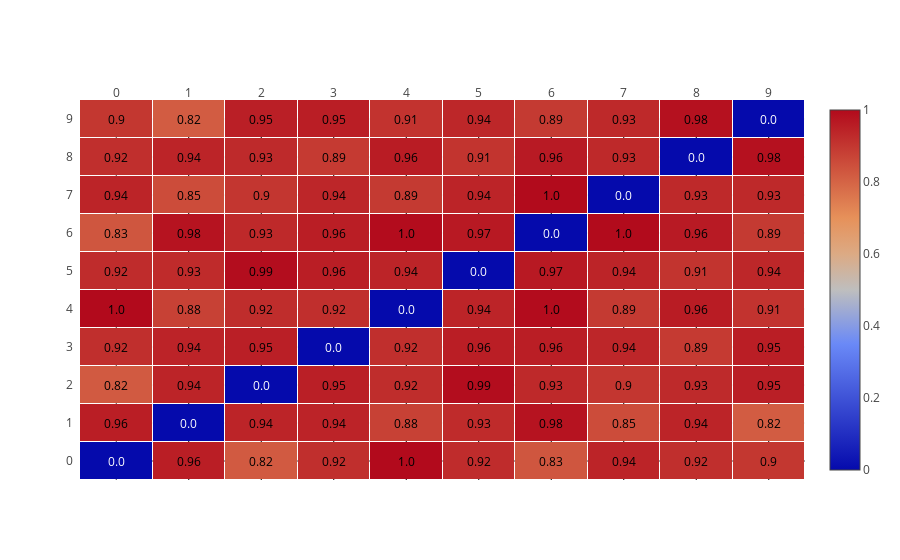

The code cell stored with this chart in its notebook:
### Markdown cell above
### Alternativa a PyLDAvis (opcional)

Para entender diferencia entre tópicos también se puede usar un *heatmap*, en el que cada celda representa la "distancia" entre dos tópicos. 

Este, unido a las *Estadísticas de Modelo de tópicos* mencionadas abajo, provee la misma información que PyLDAvis.

### Code cell
import plotly.figure_factory as ff

k = modelo.num_topics
diferencia, notas = modelo.diff(modelo, distance="hellinger", annotation=False)
anno_text = np.around(diferencia, decimals=2)

fig = ff.create_annotated_heatmap(z=diferencia, annotation_text=anno_text, 
                                  x=list(range(k)), y=list(range(k)), xgap=1, ygap=1,
                                  showscale=True, 
                                  )

pyo.iplot(fig)

### Figure 1 — Plotly figure (JSON) as saved in the notebook; plotly's stock layout.template omitted (floating-point values rounded to 4 significant figures)
{"data": [{"colorscale": "RdBu", "reversescale": false, "showscale": true, "type": "heatmap", "uid": "715c8fab-9e6b-4634-bc80-3ee28949d489", "x": [0, 1, 2, 3, 4, 5, 6, 7, 8, 9], "xgap": 1, "y": [0, 1, 2, 3, 4, 5, 6, 7, 8, 9], "ygap": 1, "z": [[0, 0.9558, 0.8226, 0.9175, 1, 0.925, 0.8322, 0.9429, 0.9171, 0.9011], [0.9558, 0, 0.9422, 0.9442, 0.8775, 0.9277, 0.9797, 0.8528, 0.9425, 0.8181], [0.8226, 0.9422, 0, 0.9539, 0.9228, 0.9923, 0.9315, 0.9033, 0.9288, 0.9522], [0.9175, 0.9442, 0.9539, 0, 0.9169, 0.9554, 0.9558, 0.9368, 0.8926, 0.9546], [1, 0.8775, 0.9228, 0.9169, 0, 0.9421, 0.9965, 0.894, 0.9597, 0.9088], [0.925, 0.9277, 0.9923, 0.9554, 0.9421, 0, 0.9662, 0.9429, 0.9065, 0.9353], [0.8322, 0.9797, 0.9315, 0.9558, 0.9965, 0.9662, 0, 0.9988, 0.9635, 0.8941], [0.9429, 0.8528, 0.9033, 0.9368, 0.894, 0.9429, 0.9988, 0, 0.9318, 0.9302], [0.9171, 0.9425, 0.9288, 0.8926, 0.9597, 0.9065, 0.9635, 0.9318, 0, 0.9842], [0.9011, 0.8181, 0.9522, 0.9546, 0.9088, 0.9353, 0.8941, 0.9302, 0.9842, 0]]}], "layout": {"annotations": [{"font": {"color": "#FFFFFF"}, "showarrow": false, "text": "0.0", "x": 0, "xref": "x", "y": 0, "yref": "y"}, {"font": {"color": "#000000"}, "showarrow": false, "text": "0.96", "x": 1, "xref": "x", "y": 0, "yref": "y"}, {"font": {"color": "#000000"}, "showarrow": false, "text": "0.82", "x": 2, "xref": "x", "y": 0, "yref": "y"}, {"font": {"color": "#000000"}, "showarrow": false, "text": "0.92", "x": 3, "xref": "x", "y": 0, "yref": "y"}, {"font": {"color": "#000000"}, "showarrow": false, "text": "1.0", "x": 4, "xref": "x", "y": 0, "yref": "y"}, {"font": {"color": "#000000"}, "showarrow": false, "text": "0.92", "x": 5, "xref": "x", "y": 0, "yref": "y"}, {"font": {"color": "#000000"}, "showarrow": false, "text": "0.83", "x": 6, "xref": "x", "y": 0, "yref": "y"}, {"font": {"color": "#000000"}, "showarrow": false, "text": "0.94", "x": 7, "xref": "x", "y": 0, "yref": "y"}, {"font": {"color": "#000000"}, "showarrow": false, "text": "0.92", "x": 8, "xref": "x", "y": 0, "yref": "y"}, {"font": {"color": "#000000"}, "showarrow": false, "text": "0.9", "x": 9, "xref": "x", "y": 0, "yref": "y"}, {"font": {"color": "#000000"}, "showarrow": false, "text": "0.96", "x": 0, "xref": "x", "y": 1, "yref": "y"}, {"font": {"color": "#FFFFFF"}, "showarrow": false, "text": "0.0", "x": 1, "xref": "x", "y": 1, "yref": "y"}, {"font": {"color": "#000000"}, "showarrow": false, "text": "0.94", "x": 2, "xref": "x", "y": 1, "yref": "y"}, {"font": {"color": "#000000"}, "showarrow": false, "text": "0.94", "x": 3, "xref": "x", "y": 1, "yref": "y"}, {"font": {"color": "#000000"}, "showarrow": false, "text": "0.88", "x": 4, "xref": "x", "y": 1, "yref": "y"}, {"font": {"color": "#000000"}, "showarrow": false, "text": "0.93", "x": 5, "xref": "x", "y": 1, "yref": "y"}, {"font": {"color": "#000000"}, "showarrow": false, "text": "0.98", "x": 6, "xref": "x", "y": 1, "yref": "y"}, {"font": {"color": "#000000"}, "showarrow": false, "text": "0.85", "x": 7, "xref": "x", "y": 1, "yref": "y"}, {"font": {"color": "#000000"}, "showarrow": false, "text": "0.94", "x": 8, "xref": "x", "y": 1, "yref": "y"}, {"font": {"color": "#000000"}, "showarrow": false, "text": "0.82", "x": 9, "xref": "x", "y": 1, "yref": "y"}, {"font": {"color": "#000000"}, "showarrow": false, "text": "0.82", "x": 0, "xref": "x", "y": 2, "yref": "y"}, {"font": {"color": "#000000"}, "showarrow": false, "text": "0.94", "x": 1, "xref": "x", "y": 2, "yref": "y"}, {"font": {"color": "#FFFFFF"}, "showarrow": false, "text": "0.0", "x": 2, "xref": "x", "y": 2, "yref": "y"}, {"font": {"color": "#000000"}, "showarrow": false, "text": "0.95", "x": 3, "xref": "x", "y": 2, "yref": "y"}, {"font": {"color": "#000000"}, "showarrow": false, "text": "0.92", "x": 4, "xref": "x", "y": 2, "yref": "y"}, {"font": {"color": "#000000"}, "showarrow": false, "text": "0.99", "x": 5, "xref": "x", "y": 2, "yref": "y"}, {"font": {"color": "#000000"}, "showarrow": false, "text": "0.93", "x": 6, "xref": "x", "y": 2, "yref": "y"}, {"font": {"color": "#000000"}, "showarrow": false, "text": "0.9", "x": 7, "xref": "x", "y": 2, "yref": "y"}, {"font": {"color": "#000000"}, "showarrow": false, "text": "0.93", "x": 8, "xref": "x", "y": 2, "yref": "y"}, {"font": {"color": "#000000"}, "showarrow": false, "text": "0.95", "x": 9, "xref": "x", "y": 2, "yref": "y"}, {"font": {"color": "#000000"}, "showarrow": false, "text": "0.92", "x": 0, "xref": "x", "y": 3, "yref": "y"}, {"font": {"color": "#000000"}, "showarrow": false, "text": "0.94", "x": 1, "xref": "x", "y": 3, "yref": "y"}, {"font": {"color": "#000000"}, "showarrow": false, "text": "0.95", "x": 2, "xref": "x", "y": 3, "yref": "y"}, {"font": {"color": "#FFFFFF"}, "showarrow": false, "text": "0.0", "x": 3, "xref": "x", "y": 3, "yref": "y"}, {"font": {"color": "#000000"}, "showarrow": false, "text": "0.92", "x": 4, "xref": "x", "y": 3, "yref": "y"}, {"font": {"color": "#000000"}, "showarrow": false, "text": "0.96", "x": 5, "xref": "x", "y": 3, "yref": "y"}, {"font": {"color": "#000000"}, "showarrow": false, "text": "0.96", "x": 6, "xref": "x", "y": 3, "yref": "y"}, {"font": {"color": "#000000"}, "showarrow": false, "text": "0.94", "x": 7, "xref": "x", "y": 3, "yref": "y"}, {"font": {"color": "#000000"}, "showarrow": false, "text": "0.89", "x": 8, "xref": "x", "y": 3, "yref": "y"}, {"font": {"color": "#000000"}, "showarrow": false, "text": "0.95", "x": 9, "xref": "x", "y": 3, "yref": "y"}, {"font": {"color": "#000000"}, "showarrow": false, "text": "1.0", "x": 0, "xref": "x", "y": 4, "yref": "y"}, {"font": {"color": "#000000"}, "showarrow": false, "text": "0.88", "x": 1, "xref": "x", "y": 4, "yref": "y"}, {"font": {"color": "#000000"}, "showarrow": false, "text": "0.92", "x": 2, "xref": "x", "y": 4, "yref": "y"}, {"font": {"color": "#000000"}, "showarrow": false, "text": "0.92", "x": 3, "xref": "x", "y": 4, "yref": "y"}, {"font": {"color": "#FFFFFF"}, "showarrow": false, "text": "0.0", "x": 4, "xref": "x", "y": 4, "yref": "y"}, {"font": {"color": "#000000"}, "showarrow": false, "text": "0.94", "x": 5, "xref": "x", "y": 4, "yref": "y"}, {"font": {"color": "#000000"}, "showarrow": false, "text": "1.0", "x": 6, "xref": "x", "y": 4, "yref": "y"}, {"font": {"color": "#000000"}, "showarrow": false, "text": "0.89", "x": 7, "xref": "x", "y": 4, "yref": "y"}, {"font": {"color": "#000000"}, "showarrow": false, "text": "0.96", "x": 8, "xref": "x", "y": 4, "yref": "y"}, {"font": {"color": "#000000"}, "showarrow": false, "text": "0.91", "x": 9, "xref": "x", "y": 4, "yref": "y"}, {"font": {"color": "#000000"}, "showarrow": false, "text": "0.92", "x": 0, "xref": "x", "y": 5, "yref": "y"}, {"font": {"color": "#000000"}, "showarrow": false, "text": "0.93", "x": 1, "xref": "x", "y": 5, "yref": "y"}, {"font": {"color": "#000000"}, "showarrow": false, "text": "0.99", "x": 2, "xref": "x", "y": 5, "yref": "y"}, {"font": {"color": "#000000"}, "showarrow": false, "text": "0.96", "x": 3, "xref": "x", "y": 5, "yref": "y"}, {"font": {"color": "#000000"}, "showarrow": false, "text": "0.94", "x": 4, "xref": "x", "y": 5, "yref": "y"}, {"font": {"color": "#FFFFFF"}, "showarrow": false, "text": "0.0", "x": 5, "xref": "x", "y": 5, "yref": "y"}, {"font": {"color": "#000000"}, "showarrow": false, "text": "0.97", "x": 6, "xref": "x", "y": 5, "yref": "y"}, {"font": {"color": "#000000"}, "showarrow": false, "text": "0.94", "x": 7, "xref": "x", "y": 5, "yref": "y"}, {"font": {"color": "#000000"}, "showarrow": false, "text": "0.91", "x": 8, "xref": "x", "y": 5, "yref": "y"}, {"font": {"color": "#000000"}, "showarrow": false, "text": "0.94", "x": 9, "xref": "x", "y": 5, "yref": "y"}, {"font": {"color": "#000000"}, "showarrow": false, "text": "0.83", "x": 0, "xref": "x", "y": 6, "yref": "y"}, {"font": {"color": "#000000"}, "showarrow": false, "text": "0.98", "x": 1, "xref": "x", "y": 6, "yref": "y"}, {"font": {"color": "#000000"}, "showarrow": false, "text": "0.93", "x": 2, "xref": "x", "y": 6, "yref": "y"}, {"font": {"color": "#000000"}, "showarrow": false, "text": "0.96", "x": 3, "xref": "x", "y": 6, "yref": "y"}, {"font": {"color": "#000000"}, "showarrow": false, "text": "1.0", "x": 4, "xref": "x", "y": 6, "yref": "y"}, {"font": {"color": "#000000"}, "showarrow": false, "text": "0.97", "x": 5, "xref": "x", "y": 6, "yref": "y"}, {"font": {"color": "#FFFFFF"}, "showarrow": false, "text": "0.0", "x": 6, "xref": "x", "y": 6, "yref": "y"}, {"font": {"color": "#000000"}, "showarrow": false, "text": "1.0", "x": 7, "xref": "x", "y": 6, "yref": "y"}, {"font": {"color": "#000000"}, "showarrow": false, "text": "0.96", "x": 8, "xref": "x", "y": 6, "yref": "y"}, {"font": {"color": "#000000"}, "showarrow": false, "text": "0.89", "x": 9, "xref": "x", "y": 6, "yref": "y"}, {"font": {"color": "#000000"}, "showarrow": false, "text": "0.94", "x": 0, "xref": "x", "y": 7, "yref": "y"}, {"font": {"color": "#000000"}, "showarrow": false, "text": "0.85", "x": 1, "xref": "x", "y": 7, "yref": "y"}, {"font": {"color": "#000000"}, "showarrow": false, "text": "0.9", "x": 2, "xref": "x", "y": 7, "yref": "y"}, {"font": {"color": "#000000"}, "showarrow": false, "text": "0.94", "x": 3, "xref": "x", "y": 7, "yref": "y"}, {"font": {"color": "#000000"}, "showarrow": false, "text": "0.89", "x": 4, "xref": "x", "y": 7, "yref": "y"}, {"font": {"color": "#000000"}, "showarrow": false, "text": "0.94", "x": 5, "xref": "x", "y": 7, "yref": "y"}, {"font": {"color": "#000000"}, "showarrow": false, "text": "1.0", "x": 6, "xref": "x", "y": 7, "yref": "y"}, {"font": {"color": "#FFFFFF"}, "showarrow": false, "text": "0.0", "x": 7, "xref": "x", "y": 7, "yref": "y"}, {"font": {"color": "#000000"}, "showarrow": false, "text": "0.93", "x": 8, "xref": "x", "y": 7, "yref": "y"}, {"font": {"color": "#000000"}, "showarrow": false, "text": "0.93", "x": 9, "xref": "x", "y": 7, "yref": "y"}, {"font": {"color": "#000000"}, "showarrow": false, "text": "0.92", "x": 0, "xref": "x", "y": 8, "yref": "y"}, {"font": {"color": "#000000"}, "showarrow": false, "text": "0.94", "x": 1, "xref": "x", "y": 8, "yref": "y"}, {"font": {"color": "#000000"}, "showarrow": false, "text": "0.93", "x": 2, "xref": "x", "y": 8, "yref": "y"}, {"font": {"color": "#000000"}, "showarrow": false, "text": "0.89", "x": 3, "xref": "x", "y": 8, "yref": "y"}, {"font": {"color": "#000000"}, "showarrow": false, "text": "0.96", "x": 4, "xref": "x", "y": 8, "yref": "y"}, {"font": {"color": "#000000"}, "showarrow": false, "text": "0.91", "x": 5, "xref": "x", "y": 8, "yref": "y"}, {"font": {"color": "#000000"}, "showarrow": false, "text": "0.96", "x": 6, "xref": "x", "y": 8, "yref": "y"}, {"font": {"color": "#000000"}, "showarrow": false, "text": "0.93", "x": 7, "xref": "x", "y": 8, "yref": "y"}, {"font": {"color": "#FFFFFF"}, "showarrow": false, "text": "0.0", "x": 8, "xref": "x", "y": 8, "yref": "y"}, {"font": {"color": "#000000"}, "showarrow": false, "text": "0.98", "x": 9, "xref": "x", "y": 8, "yref": "y"}, {"font": {"color": "#000000"}, "showarrow": false, "text": "0.9", "x": 0, "xref": "x", "y": 9, "yref": "y"}, {"font": {"color": "#000000"}, "showarrow": false, "text": "0.82", "x": 1, "xref": "x", "y": 9, "yref": "y"}, {"font": {"color": "#000000"}, "showarrow": false, "text": "0.95", "x": 2, "xref": "x", "y": 9, "yref": "y"}, {"font": {"color": "#000000"}, "showarrow": false, "text": "0.95", "x": 3, "xref": "x", "y": 9, "yref": "y"}, {"font": {"color": "#000000"}, "showarrow": false, "text": "0.91", "x": 4, "xref": "x", "y": 9, "yref": "y"}, {"font": {"color": "#000000"}, "showarrow": false, "text": "0.94", "x": 5, "xref": "x", "y": 9, "yref": "y"}, {"font": {"color": "#000000"}, "showarrow": false, "text": "0.89", "x": 6, "xref": "x", "y": 9, "yref": "y"}, {"font": {"color": "#000000"}, "showarrow": false, "text": "0.93", "x": 7, "xref": "x", "y": 9, "yref": "y"}, {"font": {"color": "#000000"}, "showarrow": false, "text": "0.98", "x": 8, "xref": "x", "y": 9, "yref": "y"}, {"font": {"color": "#FFFFFF"}, "showarrow": false, "text": "0.0", "x": 9, "xref": "x", "y": 9, "yref": "y"}], "autosize": true, "xaxis": {"autorange": true, "dtick": 1, "gridcolor": "rgb(0, 0, 0)", "range": [-0.5, 9.5], "side": "top", "ticks": "", "type": "linear"}, "yaxis": {"autorange": true, "dtick": 1, "range": [-0.5, 9.5], "ticks": "", "ticksuffix": "  ", "type": "linear"}}}
